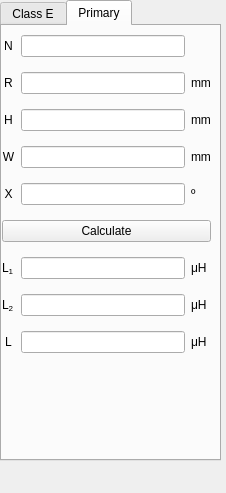
<?xml version="1.0" encoding="UTF-8"?>
<ui version="4.0">
 <class>MainWindow</class>
 <widget class="QMainWindow" name="MainWindow">
  <property name="geometry">
   <rect>
    <x>0</x>
    <y>0</y>
    <width>226</width>
    <height>493</height>
   </rect>
  </property>
  <property name="windowTitle">
   <string>MainWindow</string>
  </property>
  <widget class="QWidget" name="centralwidget">
   <widget class="QTabWidget" name="tabWidget">
    <property name="geometry">
     <rect>
      <x>0</x>
      <y>0</y>
      <width>221</width>
      <height>461</height>
     </rect>
    </property>
    <property name="currentIndex">
     <number>1</number>
    </property>
    <widget class="QWidget" name="tab">
     <attribute name="title">
      <string>Class E</string>
     </attribute>
     <widget class="QWidget" name="layoutWidget">
      <property name="geometry">
       <rect>
        <x>0</x>
        <y>0</y>
        <width>209</width>
        <height>416</height>
       </rect>
      </property>
      <layout class="QGridLayout" name="gridLayout" columnstretch="0,0,0,0">
       <item row="1" column="1">
        <widget class="QLineEdit" name="leVcc"/>
       </item>
       <item row="7" column="2" colspan="2">
        <widget class="QLabel" name="label_5">
         <property name="cursor">
          <cursorShape>ArrowCursor</cursorShape>
         </property>
         <property name="text">
          <string>Ω</string>
         </property>
        </widget>
       </item>
       <item row="9" column="1">
        <widget class="QLineEdit" name="leC2"/>
       </item>
       <item row="2" column="0">
        <widget class="QLabel" name="powSymbol">
         <property name="cursor">
          <cursorShape>WhatsThisCursor</cursorShape>
         </property>
         <property name="toolTip">
          <string>Output power</string>
         </property>
         <property name="text">
          <string>&lt;html&gt;&lt;head/&gt;&lt;body&gt;&lt;p&gt;P&lt;/p&gt;&lt;/body&gt;&lt;/html&gt;</string>
         </property>
         <property name="alignment">
          <set>Qt::AlignCenter</set>
         </property>
        </widget>
       </item>
       <item row="3" column="1">
        <widget class="QLineEdit" name="leQuality"/>
       </item>
       <item row="0" column="2" colspan="2">
        <widget class="QLabel" name="freqUnit">
         <property name="text">
          <string>MHz</string>
         </property>
        </widget>
       </item>
       <item row="9" column="0">
        <widget class="QLabel" name="label_3">
         <property name="text">
          <string>C&lt;sub&gt;2&lt;/sub&gt;</string>
         </property>
        </widget>
       </item>
       <item row="10" column="1">
        <widget class="QLineEdit" name="leL1"/>
       </item>
       <item row="3" column="2" colspan="2">
        <widget class="QLabel" name="qualityUnit">
         <property name="text">
          <string/>
         </property>
        </widget>
       </item>
       <item row="1" column="0">
        <widget class="QLabel" name="vccSymbol">
         <property name="cursor">
          <cursorShape>WhatsThisCursor</cursorShape>
         </property>
         <property name="toolTip">
          <string>Supply voltage</string>
         </property>
         <property name="text">
          <string>V&lt;sub&gt;CC&lt;sub&gt;</string>
         </property>
         <property name="alignment">
          <set>Qt::AlignCenter</set>
         </property>
        </widget>
       </item>
       <item row="8" column="2" colspan="2">
        <widget class="QLabel" name="label_6">
         <property name="text">
          <string>pF</string>
         </property>
        </widget>
       </item>
       <item row="11" column="0">
        <widget class="QLabel" name="label_4">
         <property name="text">
          <string>L&lt;sub&gt;2&lt;/sub&gt;</string>
         </property>
        </widget>
       </item>
       <item row="10" column="2" colspan="2">
        <widget class="QLabel" name="l1Unit">
         <property name="text">
          <string>μH</string>
         </property>
        </widget>
       </item>
       <item row="0" column="0">
        <widget class="QLabel" name="freqSymbol">
         <property name="cursor">
          <cursorShape>WhatsThisCursor</cursorShape>
         </property>
         <property name="toolTip">
          <string>Frequency</string>
         </property>
         <property name="text">
          <string>f</string>
         </property>
         <property name="alignment">
          <set>Qt::AlignCenter</set>
         </property>
        </widget>
       </item>
       <item row="9" column="2" colspan="2">
        <widget class="QLabel" name="label_7">
         <property name="text">
          <string>pF</string>
         </property>
        </widget>
       </item>
       <item row="7" column="1">
        <widget class="QLineEdit" name="leRes"/>
       </item>
       <item row="5" column="1">
        <widget class="QLineEdit" name="leVo"/>
       </item>
       <item row="7" column="0">
        <widget class="QLabel" name="label">
         <property name="text">
          <string>R</string>
         </property>
        </widget>
       </item>
       <item row="2" column="2" colspan="2">
        <widget class="QLabel" name="powUnit">
         <property name="text">
          <string>W</string>
         </property>
        </widget>
       </item>
       <item row="5" column="2" colspan="2">
        <widget class="QLabel" name="voUnit">
         <property name="text">
          <string>V</string>
         </property>
        </widget>
       </item>
       <item row="6" column="0" colspan="4">
        <widget class="QPushButton" name="calc">
         <property name="text">
          <string>Calculate</string>
         </property>
         <property name="autoDefault">
          <bool>true</bool>
         </property>
        </widget>
       </item>
       <item row="3" column="0">
        <widget class="QLabel" name="qualitySymbol">
         <property name="cursor">
          <cursorShape>WhatsThisCursor</cursorShape>
         </property>
         <property name="toolTip">
          <string>Quality factor</string>
         </property>
         <property name="text">
          <string>&lt;html&gt;&lt;head/&gt;&lt;body&gt;&lt;p&gt;Q&lt;span style=&quot; vertical-align:sub;&quot;&gt;L&lt;/span&gt;&lt;/p&gt;&lt;/body&gt;&lt;/html&gt;</string>
         </property>
         <property name="alignment">
          <set>Qt::AlignCenter</set>
         </property>
        </widget>
       </item>
       <item row="0" column="1">
        <widget class="QLineEdit" name="leFreq"/>
       </item>
       <item row="10" column="0">
        <widget class="QLabel" name="l1Symbol">
         <property name="cursor">
          <cursorShape>WhatsThisCursor</cursorShape>
         </property>
         <property name="toolTip">
          <string>min. inductivity of L&lt;sub&gt;1&lt;/sub&gt;</string>
         </property>
         <property name="text">
          <string>&lt;html&gt;&lt;head/&gt;&lt;body&gt;&lt;p&gt;L&lt;span style=&quot; vertical-align:sub;&quot;&gt;1(min)&lt;/span&gt;&lt;/p&gt;&lt;/body&gt;&lt;/html&gt;</string>
         </property>
         <property name="alignment">
          <set>Qt::AlignCenter</set>
         </property>
        </widget>
       </item>
       <item row="2" column="1">
        <widget class="QLineEdit" name="lePow"/>
       </item>
       <item row="1" column="2" colspan="2">
        <widget class="QLabel" name="vccUnit">
         <property name="text">
          <string>V</string>
         </property>
        </widget>
       </item>
       <item row="5" column="0">
        <widget class="QLabel" name="voSymbol">
         <property name="cursor">
          <cursorShape>WhatsThisCursor</cursorShape>
         </property>
         <property name="toolTip">
          <string>Transistor saturation offset voltage</string>
         </property>
         <property name="text">
          <string>&lt;html&gt;&lt;head/&gt;&lt;body&gt;&lt;p&gt;V&lt;span style=&quot; vertical-align:sub;&quot;&gt;O&lt;/span&gt;&lt;/p&gt;&lt;/body&gt;&lt;/html&gt;</string>
         </property>
         <property name="alignment">
          <set>Qt::AlignCenter</set>
         </property>
        </widget>
       </item>
       <item row="8" column="0">
        <widget class="QLabel" name="label_2">
         <property name="text">
          <string>C&lt;sub&gt;1&lt;/sub&gt;</string>
         </property>
        </widget>
       </item>
       <item row="11" column="1">
        <widget class="QLineEdit" name="leL2"/>
       </item>
       <item row="11" column="2" colspan="2">
        <widget class="QLabel" name="label_8">
         <property name="text">
          <string>μH</string>
         </property>
        </widget>
       </item>
       <item row="8" column="1">
        <widget class="QLineEdit" name="leC1"/>
       </item>
      </layout>
     </widget>
    </widget>
    <widget class="QWidget" name="tab_2">
     <attribute name="title">
      <string>Primary</string>
     </attribute>
     <widget class="QWidget" name="layoutWidget_2">
      <property name="geometry">
       <rect>
        <x>0</x>
        <y>0</y>
        <width>209</width>
        <height>341</height>
       </rect>
      </property>
      <layout class="QGridLayout" name="gridLayout_2" columnstretch="0,0,0,0">
       <item row="3" column="0">
        <widget class="QLabel" name="widthSymbol">
         <property name="cursor">
          <cursorShape>WhatsThisCursor</cursorShape>
         </property>
         <property name="toolTip">
          <string>&lt;html&gt;&lt;head/&gt;&lt;body&gt;&lt;p&gt;effective width (r&lt;span style=&quot; vertical-align:sub;&quot;&gt;outter&lt;/span&gt; - r&lt;span style=&quot; vertical-align:sub;&quot;&gt;inner&lt;/span&gt;)&lt;/p&gt;&lt;/body&gt;&lt;/html&gt;</string>
         </property>
         <property name="text">
          <string>W</string>
         </property>
         <property name="alignment">
          <set>Qt::AlignCenter</set>
         </property>
        </widget>
       </item>
       <item row="7" column="1">
        <widget class="QLineEdit" name="leL1_p"/>
       </item>
       <item row="4" column="0">
        <widget class="QLabel" name="angleSymbol">
         <property name="cursor">
          <cursorShape>WhatsThisCursor</cursorShape>
         </property>
         <property name="toolTip">
          <string>rise angle</string>
         </property>
         <property name="text">
          <string>X</string>
         </property>
         <property name="alignment">
          <set>Qt::AlignCenter</set>
         </property>
        </widget>
       </item>
       <item row="0" column="2" colspan="2">
        <widget class="QLabel" name="nUnit">
         <property name="text">
          <string/>
         </property>
        </widget>
       </item>
       <item row="3" column="2" colspan="2">
        <widget class="QLabel" name="widthUnit">
         <property name="text">
          <string>mm</string>
         </property>
        </widget>
       </item>
       <item row="2" column="1">
        <widget class="QLineEdit" name="leHeight"/>
       </item>
       <item row="0" column="0">
        <widget class="QLabel" name="nSymbol">
         <property name="cursor">
          <cursorShape>WhatsThisCursor</cursorShape>
         </property>
         <property name="toolTip">
          <string>number of turns</string>
         </property>
         <property name="text">
          <string>N</string>
         </property>
         <property name="alignment">
          <set>Qt::AlignCenter</set>
         </property>
        </widget>
       </item>
       <item row="3" column="1">
        <widget class="QLineEdit" name="leWidth"/>
       </item>
       <item row="8" column="0">
        <widget class="QLabel" name="label_10">
         <property name="text">
          <string>&lt;html&gt;&lt;head/&gt;&lt;body&gt;&lt;p&gt;L&lt;span style=&quot; vertical-align:sub;&quot;&gt;2&lt;/span&gt;&lt;/p&gt;&lt;/body&gt;&lt;/html&gt;</string>
         </property>
        </widget>
       </item>
       <item row="4" column="1">
        <widget class="QLineEdit" name="leAngle"/>
       </item>
       <item row="9" column="0">
        <widget class="QLabel" name="l1Symbol_2">
         <property name="cursor">
          <cursorShape>WhatsThisCursor</cursorShape>
         </property>
         <property name="toolTip">
          <string>min. inductivity of L&lt;sub&gt;1&lt;/sub&gt;</string>
         </property>
         <property name="text">
          <string>L</string>
         </property>
         <property name="alignment">
          <set>Qt::AlignCenter</set>
         </property>
        </widget>
       </item>
       <item row="9" column="1">
        <widget class="QLineEdit" name="leL_p"/>
       </item>
       <item row="7" column="0">
        <widget class="QLabel" name="label_15">
         <property name="text">
          <string>&lt;html&gt;&lt;head/&gt;&lt;body&gt;&lt;p&gt;L&lt;span style=&quot; vertical-align:sub;&quot;&gt;1&lt;/span&gt;&lt;/p&gt;&lt;/body&gt;&lt;/html&gt;</string>
         </property>
        </widget>
       </item>
       <item row="1" column="0">
        <widget class="QLabel" name="radiusSymbol">
         <property name="cursor">
          <cursorShape>WhatsThisCursor</cursorShape>
         </property>
         <property name="toolTip">
          <string>average radius</string>
         </property>
         <property name="text">
          <string>&lt;html&gt;&lt;head/&gt;&lt;body&gt;&lt;p&gt;R&lt;/p&gt;&lt;/body&gt;&lt;/html&gt;</string>
         </property>
         <property name="alignment">
          <set>Qt::AlignCenter</set>
         </property>
        </widget>
       </item>
       <item row="2" column="0">
        <widget class="QLabel" name="heightSymbol">
         <property name="cursor">
          <cursorShape>WhatsThisCursor</cursorShape>
         </property>
         <property name="toolTip">
          <string>effective height</string>
         </property>
         <property name="text">
          <string>H</string>
         </property>
         <property name="alignment">
          <set>Qt::AlignCenter</set>
         </property>
        </widget>
       </item>
       <item row="0" column="1">
        <widget class="QLineEdit" name="leN"/>
       </item>
       <item row="4" column="2" colspan="2">
        <widget class="QLabel" name="voUnit_2">
         <property name="text">
          <string>º</string>
         </property>
        </widget>
       </item>
       <item row="8" column="2" colspan="2">
        <widget class="QLabel" name="label_13">
         <property name="text">
          <string>μH</string>
         </property>
        </widget>
       </item>
       <item row="7" column="2" colspan="2">
        <widget class="QLabel" name="label_11">
         <property name="text">
          <string>μH</string>
         </property>
        </widget>
       </item>
       <item row="9" column="2" colspan="2">
        <widget class="QLabel" name="l1Unit_2">
         <property name="text">
          <string>μH</string>
         </property>
        </widget>
       </item>
       <item row="2" column="2" colspan="2">
        <widget class="QLabel" name="heightUnit">
         <property name="text">
          <string>mm</string>
         </property>
        </widget>
       </item>
       <item row="5" column="0" colspan="4">
        <widget class="QPushButton" name="calc_2">
         <property name="text">
          <string>Calculate</string>
         </property>
         <property name="autoDefault">
          <bool>true</bool>
         </property>
        </widget>
       </item>
       <item row="1" column="1">
        <widget class="QLineEdit" name="leRadius"/>
       </item>
       <item row="8" column="1">
        <widget class="QLineEdit" name="leL2_p"/>
       </item>
       <item row="1" column="2" colspan="2">
        <widget class="QLabel" name="radiusUnit">
         <property name="text">
          <string>mm</string>
         </property>
        </widget>
       </item>
      </layout>
     </widget>
    </widget>
   </widget>
  </widget>
  <widget class="QMenuBar" name="menubar">
   <property name="geometry">
    <rect>
     <x>0</x>
     <y>0</y>
     <width>226</width>
     <height>30</height>
    </rect>
   </property>
  </widget>
 </widget>
 <tabstops>
  <tabstop>calc</tabstop>
  <tabstop>leFreq</tabstop>
  <tabstop>leVcc</tabstop>
  <tabstop>lePow</tabstop>
  <tabstop>leQuality</tabstop>
  <tabstop>leVo</tabstop>
  <tabstop>leRes</tabstop>
  <tabstop>leC1</tabstop>
  <tabstop>leC2</tabstop>
  <tabstop>leL2</tabstop>
 </tabstops>
 <resources/>
 <connections/>
</ui>
